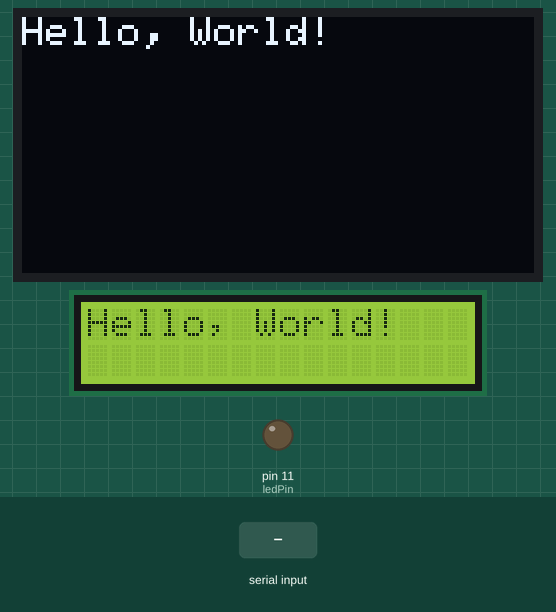
Simulated run of this sketch. Board: Arduino Uno, built with avr-gcc and run on an emulated ATmega328P. On the bench: 128×64 one-colour display, 16×2 character LCD, output pins drawn as LEDs (lit = HIGH). Inputs (shaded band) come from the test bench. What the sketch prints to the serial monitor is not drawn.

Above: at 1.3 s.
1.4 s: "pause" received over Serial
At 2.9 s:
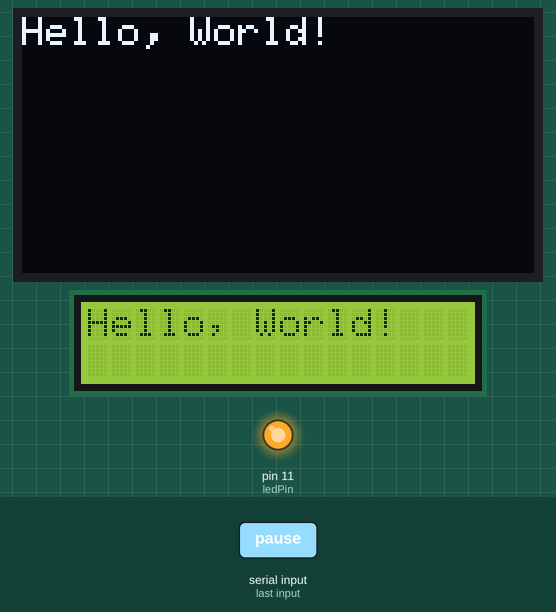
3.9 s: "unpause" received over Serial
At 6.1 s:
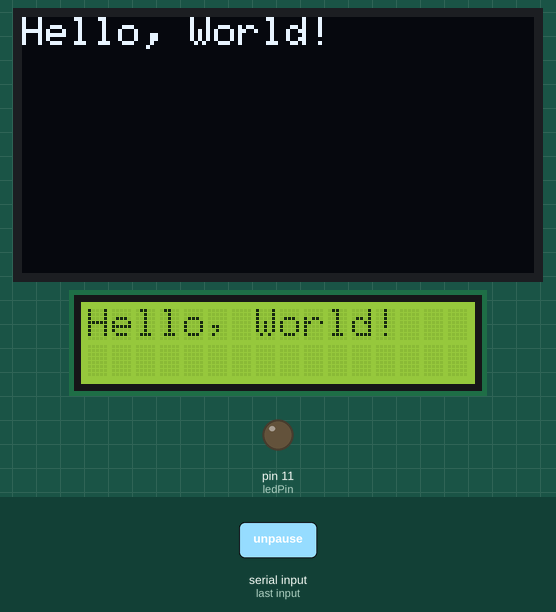
Timing chart, 0 to 7.6 s (numbered marks = the images above; inputs shaded):
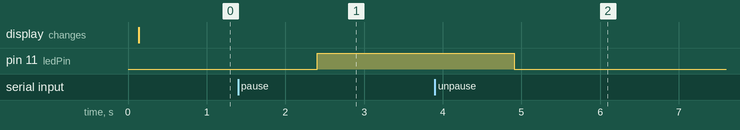

The sketch:

DisplayArduino.ino
```cpp
// #include <Wire.h>
// #include <LiquidCrystal_I2C.h>
// //
// // Pin definitions for buttons
// const int buttonPin1 = 4;  // Button 1
// const int buttonPin2 = 8;  // Button 2
// const int buttonPin3 = 13; // Button 3

// // Variables to store button states
// int buttonState1 = 0;
// int buttonState2 = 0;
// int buttonState3 = 0;

// // Initialize the LCD (I2C address may vary; commonly 0x3F or 0x27)
// LiquidCrystal_I2C lcd(0x27, 16, 2); // Change address if necessary

// void setup() {
//   // Start the serial monitor
//   Serial.begin(9600);

//   // Set button pins as input
//   pinMode(buttonPin1, INPUT);
//   pinMode(buttonPin2, INPUT);
//   pinMode(buttonPin3, INPUT);

//   // Initialize the LCD
//   lcd.begin(16, 2);
//   lcd.backlight();  // Turn on the backlight
//   lcd.setCursor(0, 0);
//   lcd.print("Testing Buttons");
//   delay(2000);  // Show message for 2 seconds
// }

// void loop() {
//   // Read the state of each button
//   buttonState1 = digitalRead(buttonPin1);
//   buttonState2 = digitalRead(buttonPin2);
//   buttonState3 = digitalRead(buttonPin3);

//   // Clear the LCD to update
//   lcd.clear();

//   // Check the state of Button 1
//   if (buttonState1 == HIGH) {
//     lcd.setCursor(0, 0);
//     lcd.print("Button 1: Pressed");
//   } else {
//     lcd.setCursor(0, 0);
//     lcd.print("Button 1: Not Pressed");
//   }

//   // Check the state of Button 2
//   if (buttonState2 == HIGH) {
//     lcd.setCursor(0, 1);
//     lcd.print("Button 2: Pressed");
//   } else {
//     lcd.setCursor(0, 1);
//     lcd.print("Button 2: Not Pressed");
//   }

//   // Check the state of Button 3
//   if (buttonState3 == HIGH) {
//     lcd.setCursor(0, 1);
//     lcd.print("Button 3: Pressed");
//   } else {
//     lcd.setCursor(0, 1);
//     lcd.print("Button 3: Not Pressed");
//   }

//   delay(200);  // Small delay to avoid screen flicker
// }

#include <Wire.h>
#include <Adafruit_GFX.h>
#include <Adafruit_SSD1306.h>
#include <LiquidCrystal_I2C.h>

// OLED display setup (using SSD1306)
#define SCREEN_WIDTH 128
#define SCREEN_HEIGHT 64
Adafruit_SSD1306 display(SCREEN_WIDTH, SCREEN_HEIGHT, &Wire, -1);

// LCD display setup (using LiquidCrystal_I2C)
LiquidCrystal_I2C lcd(0x27, 16, 2);  // 0x27 is the default I2C address for many LCDs

// LED pin
const int ledPin = 11;  // LED connected to pin 11

void setup() {
  // Start the serial monitor for debugging
  Serial.begin(9600);

  // Initialize OLED display
  if (!display.begin(SSD1306_SWITCHCAPVCC, 0x3C)) {  // 0x3C is the I2C address for the OLED
    Serial.println(F("OLED initialization failed!"));
    for (;;);  // Halt if OLED initialization fails
  }
  display.clearDisplay();         // Clear OLED buffer
  display.setTextSize(1);         // Set text size for OLED
  display.setTextColor(WHITE);    // Set text color for OLED
  display.setCursor(0, 0);        // Set text position on OLED
  display.println(F("Hello, World!"));
  display.display();              // Display the text on OLED

  // Initialize LCD display
  lcd.init();                     // Initialize the LCD
  lcd.backlight();                // Turn on the backlight for the LCD
  lcd.setCursor(0, 0);            // Set text position on LCD
  lcd.print("Hello, World!");     // Display the text on LCD

  // Initialize LED pin
  pinMode(ledPin, OUTPUT);        // Set pin 11 as output
  digitalWrite(ledPin, LOW);      // Ensure the LED is initially off
}

void loop() {
  // Check if data is available in the serial monitor
  if (Serial.available() > 0) {
    String input = Serial.readString();  // Read the incoming serial data
    input.trim();  // Remove any leading or trailing spaces or newline characters

    // Check if the input is "pause" or "unpause"
    if (input.equalsIgnoreCase("pause")) {
      digitalWrite(ledPin, HIGH);  // Turn on the LED
      Serial.println("LED is ON (Pause)");
    }
    else if (input.equalsIgnoreCase("unpause")) {
      digitalWrite(ledPin, LOW);   // Turn off the LED
      Serial.println("LED is OFF (Unpause)");
    }
    else {
      Serial.println("Invalid command. Please type 'pause' or 'unpause'.");
    }
  }
}
```

Measured:
- after the input at 1.4 s, pin 11 (ledPin): LOW → HIGH after 1.0 s
- after the input at 3.9 s, pin 11 (ledPin): HIGH → LOW after 1.0 s
